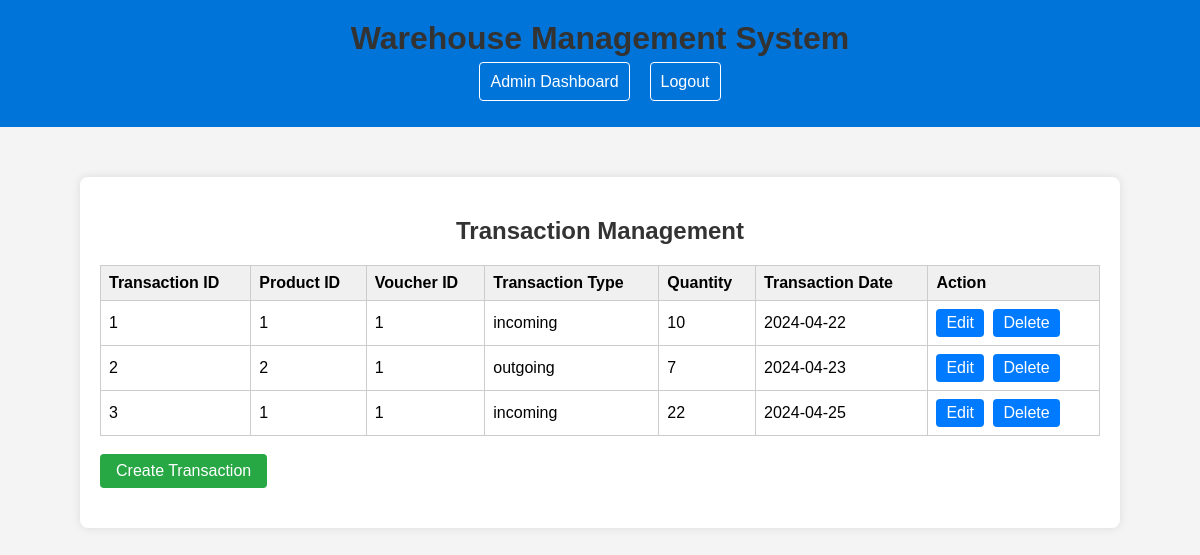
/transactions_manage.php (signed in), run on the app's committed database.
### tables this page shows
CREATE TABLE `transactions` (
  `transaction_id` int(11) NOT NULL,
  `product_id` int(11) NOT NULL,
  `voucher_id` int(11) DEFAULT NULL,
  `transaction_type` enum('incoming','outgoing') NOT NULL,
  `quantity` int(11) NOT NULL,
  `transaction_date` date NOT NULL
);

### transactions_manage.php (the view, shortened to what this page needs)
<?php
require_once 'db_config.php';
$sql = "SELECT * FROM transactions";
$result = mysqli_query($conn, $sql);
$transactions = mysqli_fetch_all($result, MYSQLI_ASSOC);
?>
<!DOCTYPE html>
<html lang="en">
<head>
</head>
<body>
    <?php include 'header.php'; ?>
    <div class="manage-container">
        <h2>Transaction Management</h2>
        <table>
            <tr>
                <th>Transaction ID</th>
                <th>Product ID</th>
                <th>Voucher ID</th>
                <th>Transaction Type</th>
                <th>Quantity</th>
                <th>Transaction Date</th>
                <th>Action</th>
            </tr>
            <?php foreach($transactions as $transaction): ?>
                <tr>
                    <td><?php echo $transaction['transaction_id']; ?></td>
                    <td><?php echo $transaction['product_id']; ?></td>
                    <td><?php echo $transaction['voucher_id']; ?></td>
                    <td><?php echo $transaction['transaction_type']; ?></td>
                    <td><?php echo $transaction['quantity']; ?></td>
                    <td><?php echo $transaction['transaction_date']; ?></td>
                    <td>
                        <?php if($_SESSION['role'] == 'admin' || $_SESSION['role'] == 'manager'): ?>
                            <a href="edit_transaction.php?transaction_id=<?php echo $transaction['transaction_id']; ?>">Edit</a>
                        <?php endif; ?>
                        <?php if($_SESSION['role'] == 'admin'): ?>
                            <a href="delete_transaction.php?transaction_id=<?php echo $transaction['transaction_id']; ?>">Delete</a>
                        <?php endif; ?>
                    </td>
                </tr>
            <?php endforeach; ?>
        </table>
        <?php if($_SESSION['role'] == 'admin' || $_SESSION['role'] == 'manager'): ?>
            <a href="create_transaction.php" class="create-transaction-link">Create Transaction</a>
        <?php endif; ?>
    </div>
</body>
</html>

### transactions_manage.php (style rules this page uses)
body { font-family: Arial, sans-serif; background-color: #f4f4f4; margin: 0; padding: 0; }
.manage-container { background-color: #fff; padding: 20px; border-radius: 8px; box-shadow: 0 0 10px rgba(0, 0, 0, 0.1); max-width: 1000px; margin: 50px auto; }
h1, h2 { text-align: center; color: #333; }
table { width: 100%; border-collapse: collapse; }
th, td { border: 1px solid #ccc; padding: 8px; text-align: left; }
th { background-color: #f0f0f0; }
.create-transaction-link { display: inline-block; padding: 8px 16px; margin-bottom: 20px; background-color: #28a745; color: #fff; text-decoration: none; border-radius: 4px; transition: background-color 0.3s; }
td a { text-decoration: none; color: #fff; margin-right: 5px; padding: 5px 10px; border-radius: 4px; background-color: #007bff; transition: background-color 0.3s; display: inline-block; }

### data on the page
transactions: transaction_id "1", product "1", voucher "1", transaction_type "incoming", quantity "10", transaction_date "2024-04-22"
transactions: transaction_id "2", product "2", voucher "1", transaction_type "outgoing", quantity "7", transaction_date "2024-04-23"
transactions: transaction_id "3", product "1", voucher "1", transaction_type "incoming", quantity "22", transaction_date "2024-04-25"
